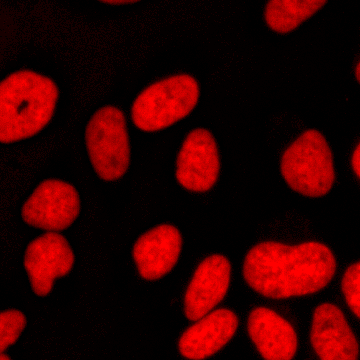
#> input picture input/cell.png, 360 x 360 px; its folder holds only this picture in this run
$ python run_augment.py
#> lines starting #> are read from the running program, lines starting #| are printed output that depends on the picture
#> further down, image is the input picture: shape (360, 360, 3); mean B, G, R 0, 0, 53.1
### augment/noise.py
import random

import numpy as np


class PoissonNoise:
    def __init__(self):
        pass

    # [7 lines left out: function augment, not called in this run]

    def augment_gaussian(self, image):
        var = 50 + random.random() * 50
        sigma = var ** 0.5
        gauss = np.random.normal(0, sigma, image.shape)
        gauss = gauss.reshape(image.shape)
        noisy = image + gauss
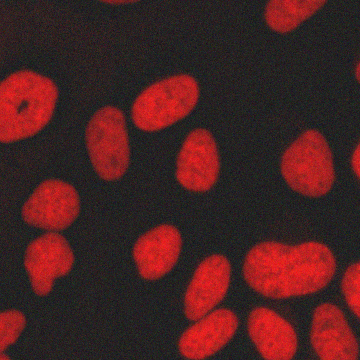
#> noisy: shape (360, 360, 3) float64; mean B, G, R 0, 0.1, 53.1; drawn with min black and max white
        noisy = np.clip(noisy, 0, 255)
        return noisy.astype(np.uint8)

### visualization/image_strip.py
import numpy as np
import cv2


class ImageStrip:
    def __init__(self):
        pass

    @staticmethod
    def _get_output_dimensions(num_images, width, height, pad):
        total_width = num_images * (width + pad) + pad
        total_height = height + pad * 2
        return total_width, total_height

    def produce(self, images, label="", pad=5, bg_color=(0, 0, 0), size=None):

        # Assert that all images are the same dimensions.
#> called with label = '', pad = 5, bg_color = (0, 0, 0)
        if size is None:
            size = images[0].shape
#> size = (360, 360, 3)
        width = size[1]
#> width = 360
        height = size[0]
#> height = 360
        n_images = len(images)
#> n_images = 2

        # Create the template image.
        total_width, total_height = self._get_output_dimensions(n_images, width, height, pad)
#> in _get_output_dimensions, `total_width = num_images * (width + pad) + pad`: total_width = 735
#> total_width = 735; total_height = 370
        output_image = np.zeros((total_height, total_width, 3), dtype=np.uint8)

        # Draw original image.
        for i in range(n_images):
            self._draw_in_position(output_image, images[i], i, width, height, pad)
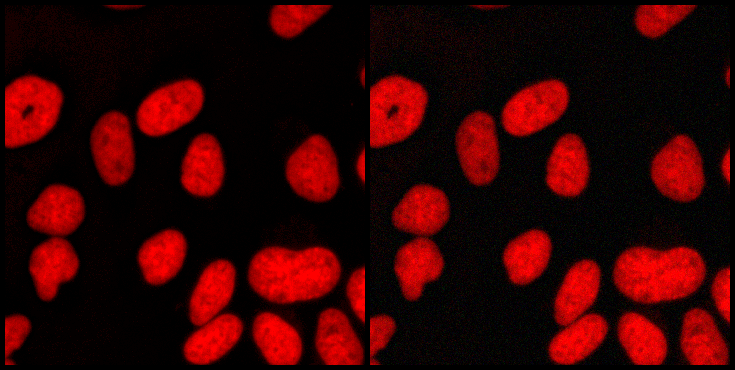
#> output_image: shape (370, 735, 3); mean of channels 0, 1, 2 1.7, 1.7, 51.3; drawn as B, G, R

        return output_image

    def _draw_in_position(self, base_image, image, index, width, height, pad):
        top = pad
        bot = pad + height
        left = pad + index * (pad + width)
        right = left + width
        add_image = cv2.resize(image, (width, height))
        base_image[top:bot, left:right] = add_image

### run_augment.py
import os
import cv2
import numpy as np

from augment.noise import PoissonNoise
from visualization.image_strip import ImageStrip

K_INPUT_DIR = "input"

if __name__ == "__main__":
    print("Run Augment")
    image_list = os.listdir(K_INPUT_DIR)
    for file_name in image_list:
        file_path = os.path.join(K_INPUT_DIR, file_name)
        image = cv2.imread(file_path)

        p_noise = PoissonNoise()
        image2 = p_noise.augment_gaussian(image)

        images = [image, image2]
        image_strip = ImageStrip()
        image_out = image_strip.produce(images)

        cv2.imshow("Image", image_out)
        key = cv2.waitKey()
#> (key Esc is pressed here)
        key = chr(key)
        print(image)
#> (printed output is left out)
